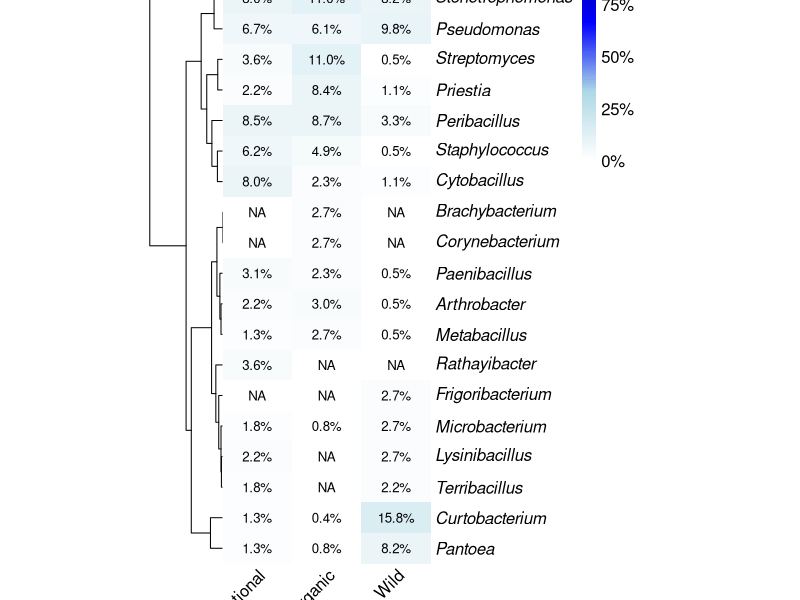
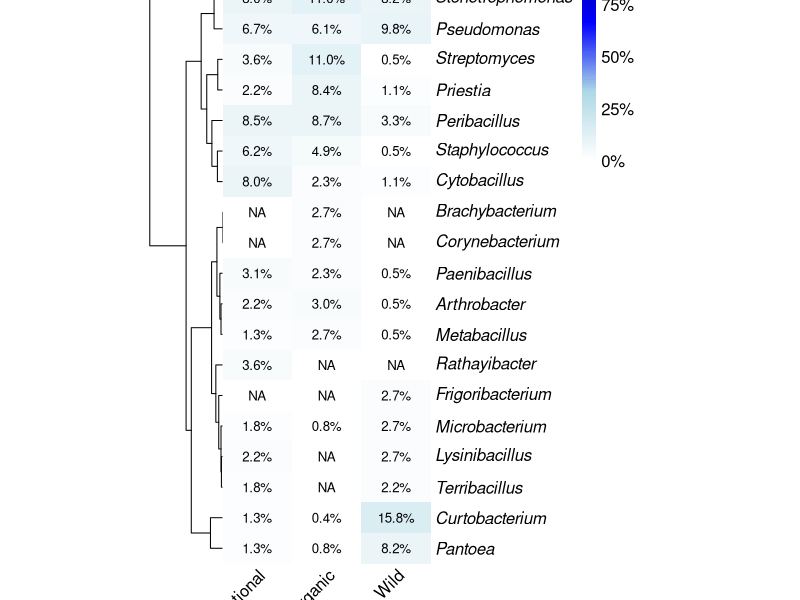

Source code (R) for these figures, in order:
# ---- Packages ----
library(pheatmap)
library(tidyverse)
library(RColorBrewer)
library(Cairo)

# ---- Read data ----
raw_data <- read.csv("data/Figure_3.csv", sep = ";", check.names = FALSE, row.names = 1)

# Convertir coma -> punto y a numérico
numeric_data <- as.data.frame(lapply(raw_data, function(x) as.numeric(gsub(",", ".", x))))
rownames(numeric_data) <- rownames(raw_data)

# TOP20 géneros globales (suma por fila)
top20_genera <- numeric_data |>
  rowSums(na.rm = TRUE) |>
  sort(decreasing = TRUE) |>
  head(20) |>
  names()

data_top20 <- numeric_data[top20_genera, , drop = FALSE]

# Clustering por filas
hclust_rows <- hclust(dist(data_top20, method = "euclidean"), method = "ward.D2")

# Ceros a NA para mostrarlos en blanco
data_top20[data_top20 == 0] <- NA

# Valores mostrados como %
formatted_values <- apply(data_top20, c(1, 2), function(x) {
  ifelse(is.na(x), "NA", paste0(formatC(x, format = "f", digits = 1), "%"))
})

# Paleta y cortes 0-100
breaks_manual <- seq(0, 100, by = 1)
color_palette <- colorRampPalette(c("white", "lightblue", "blue", "darkblue"))(length(breaks_manual) - 1)

# Etiquetas de filas en cursiva
italic_labels <- parse(text = paste0("italic('", rownames(data_top20), "')"))

# ---- Export PDF (vectorial) ----
while (!is.null(dev.list())) dev.off()
CairoPDF("output/Figure_3.pdf", width = 12, height = 10, family = "Times New Roman")

pheatmap(
  data_top20,
  color = color_palette,
  cluster_rows = hclust_rows,
  cluster_cols = FALSE,
  scale = "none",
  fontsize = 12,
  labels_row = italic_labels,
  fontsize_row = 12,
  fontsize_col = 12,
  angle_col = 45,
  breaks = breaks_manual,
  legend_breaks = c(0, 25, 50, 75, 100),
  legend_labels = c("0%", "25%", "50%", "75%", "100%"),
  border_color = NA,
  cellwidth = 50,
  cellheight = 22,
  display_numbers = formatted_values,
  number_color = "black",
  na_col = "white",
  drop_levels = FALSE
)

dev.off()

# ---- Export TIFF (600 dpi) ----
tiff("output/Figure_3.tiff", width = 12, height = 10, units = "in", res = 600, compression = "lzw")

pheatmap(
  data_top20,
  color = color_palette,
  cluster_rows = hclust_rows,
  cluster_cols = FALSE,
  scale = "none",
  fontsize = 12,
  labels_row = italic_labels,
  fontsize_row = 12,
  fontsize_col = 12,
  angle_col = 45,
  breaks = breaks_manual,
  legend_breaks = c(0, 25, 50, 75, 100),
  legend_labels = c("0%", "25%", "50%", "75%", "100%"),
  border_color = NA,
  cellwidth = 50,
  cellheight = 22,
  display_numbers = formatted_values,
  number_color = "black",
  na_col = "white",
  drop_levels = FALSE
)

dev.off()
